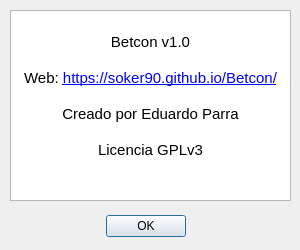
<?xml version="1.0" encoding="UTF-8"?>
<ui version="4.0">
 <class>Dialog</class>
 <widget class="QDialog" name="Dialog">
  <property name="geometry">
   <rect>
    <x>0</x>
    <y>0</y>
    <width>300</width>
    <height>250</height>
   </rect>
  </property>
  <property name="minimumSize">
   <size>
    <width>300</width>
    <height>250</height>
   </size>
  </property>
  <property name="maximumSize">
   <size>
    <width>300</width>
    <height>250</height>
   </size>
  </property>
  <property name="windowTitle">
   <string>Dialog</string>
  </property>
  <widget class="QDialogButtonBox" name="buttonBox">
   <property name="geometry">
    <rect>
     <x>10</x>
     <y>210</y>
     <width>271</width>
     <height>32</height>
    </rect>
   </property>
   <property name="orientation">
    <enum>Qt::Horizontal</enum>
   </property>
   <property name="standardButtons">
    <set>QDialogButtonBox::Ok</set>
   </property>
   <property name="centerButtons">
    <bool>true</bool>
   </property>
  </widget>
  <widget class="QTextBrowser" name="textBrowser">
   <property name="geometry">
    <rect>
     <x>10</x>
     <y>10</y>
     <width>281</width>
     <height>191</height>
    </rect>
   </property>
   <property name="html">
    <string>&lt;!DOCTYPE HTML PUBLIC &quot;-//W3C//DTD HTML 4.0//EN&quot; &quot;http://www.w3.org/TR/REC-html40/strict.dtd&quot;&gt;
&lt;html&gt;&lt;head&gt;&lt;meta name=&quot;qrichtext&quot; content=&quot;1&quot; /&gt;&lt;style type=&quot;text/css&quot;&gt;
p, li { white-space: pre-wrap; }
&lt;/style&gt;&lt;/head&gt;&lt;body style=&quot; font-family:'Liberation Sans'; font-size:11pt; font-weight:400; font-style:normal;&quot;&gt;
&lt;p align=&quot;center&quot; style=&quot;-qt-paragraph-type:empty; margin-top:0px; margin-bottom:0px; margin-left:0px; margin-right:0px; -qt-block-indent:0; text-indent:0px;&quot;&gt;&lt;br /&gt;&lt;/p&gt;
&lt;p align=&quot;center&quot; style=&quot; margin-top:0px; margin-bottom:0px; margin-left:0px; margin-right:0px; -qt-block-indent:0; text-indent:0px;&quot;&gt;Betcon v1.0&lt;/p&gt;
&lt;p align=&quot;center&quot; style=&quot;-qt-paragraph-type:empty; margin-top:0px; margin-bottom:0px; margin-left:0px; margin-right:0px; -qt-block-indent:0; text-indent:0px;&quot;&gt;&lt;br /&gt;&lt;/p&gt;
&lt;p align=&quot;center&quot; style=&quot; margin-top:0px; margin-bottom:0px; margin-left:0px; margin-right:0px; -qt-block-indent:0; text-indent:0px;&quot;&gt;Web: &lt;a href=&quot;https://soker90.github.io/Betcon/&quot;&gt;&lt;span style=&quot; text-decoration: underline; color:#0000ff;&quot;&gt;https://soker90.github.io/Betcon/&lt;/span&gt;&lt;/a&gt;&lt;/p&gt;
&lt;p align=&quot;center&quot; style=&quot;-qt-paragraph-type:empty; margin-top:0px; margin-bottom:0px; margin-left:0px; margin-right:0px; -qt-block-indent:0; text-indent:0px;&quot;&gt;&lt;br /&gt;&lt;/p&gt;
&lt;p align=&quot;center&quot; style=&quot; margin-top:0px; margin-bottom:0px; margin-left:0px; margin-right:0px; -qt-block-indent:0; text-indent:0px;&quot;&gt;Creado por Eduardo Parra&lt;/p&gt;
&lt;p align=&quot;center&quot; style=&quot;-qt-paragraph-type:empty; margin-top:0px; margin-bottom:0px; margin-left:0px; margin-right:0px; -qt-block-indent:0; text-indent:0px;&quot;&gt;&lt;br /&gt;&lt;/p&gt;
&lt;p align=&quot;center&quot; style=&quot; margin-top:0px; margin-bottom:0px; margin-left:0px; margin-right:0px; -qt-block-indent:0; text-indent:0px;&quot;&gt;Licencia GPLv3&lt;/p&gt;&lt;/body&gt;&lt;/html&gt;</string>
   </property>
  </widget>
 </widget>
 <resources/>
 <connections>
  <connection>
   <sender>buttonBox</sender>
   <signal>accepted()</signal>
   <receiver>Dialog</receiver>
   <slot>accept()</slot>
   <hints>
    <hint type="sourcelabel">
     <x>248</x>
     <y>254</y>
    </hint>
    <hint type="destinationlabel">
     <x>157</x>
     <y>274</y>
    </hint>
   </hints>
  </connection>
  <connection>
   <sender>buttonBox</sender>
   <signal>rejected()</signal>
   <receiver>Dialog</receiver>
   <slot>reject()</slot>
   <hints>
    <hint type="sourcelabel">
     <x>316</x>
     <y>260</y>
    </hint>
    <hint type="destinationlabel">
     <x>286</x>
     <y>274</y>
    </hint>
   </hints>
  </connection>
 </connections>
</ui>
